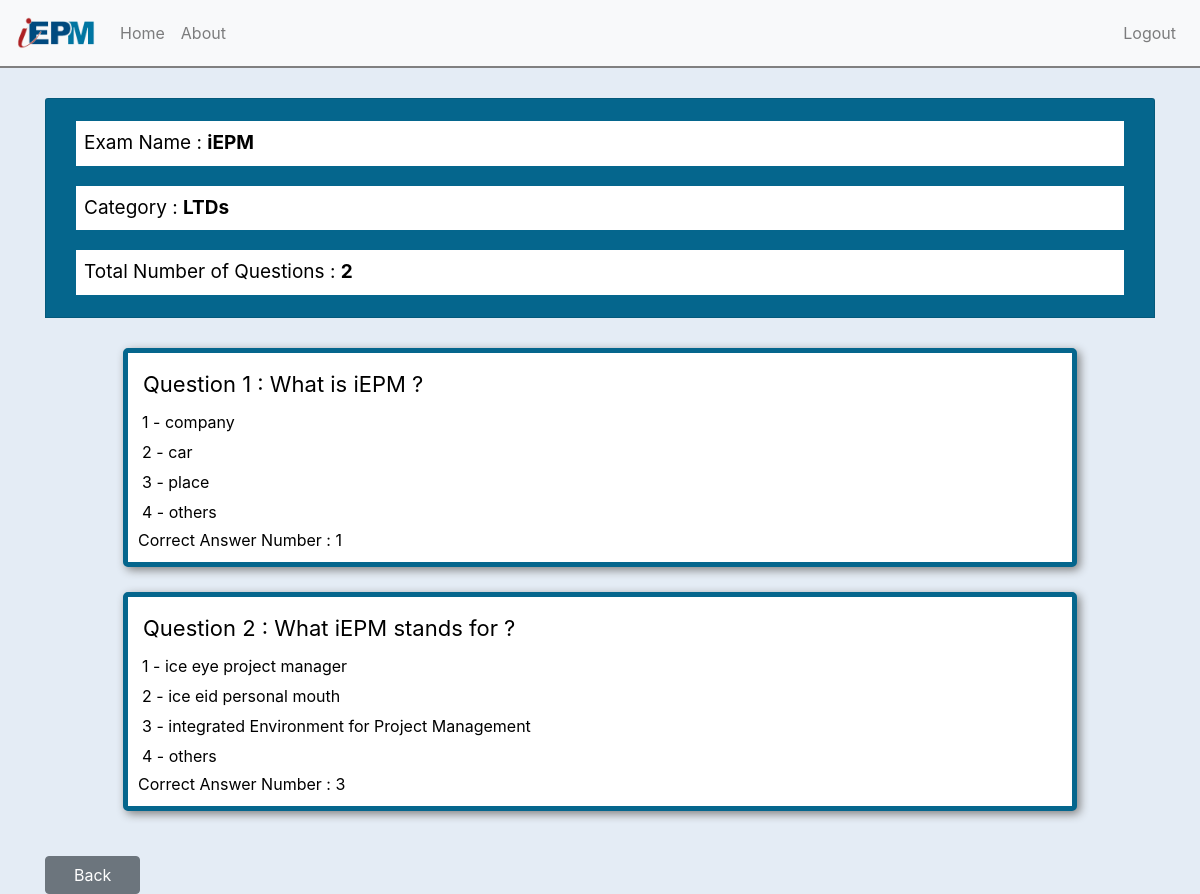
The app's page /manage_exam/157/show_exam/ with its own data.
### main_app/models.py (models this page shows, shortened)
class Exam(models.Model):
    examiner = models.ForeignKey(MyUser, on_delete=models.CASCADE, related_name='exams')
    exam_name = models.CharField(max_length=255)
    slug = models.SlugField(null=True, blank=True)
    category = models.CharField(max_length=255)
    exam_creation_date = models.DateTimeField(default=timezone.datetime.now())
    is_published = models.BooleanField(default=False)
    students = models.ManyToManyField(MyUser, related_name='+')
    num_of_questions = models.IntegerField(default=0)

class Question(models.Model):
    exam = models.ForeignKey(Exam, on_delete=models.CASCADE)
    body = models.TextField(max_length=4096)
    op1 = models.CharField(max_length=255)
    op2 = models.CharField(max_length=255)
    op3 = models.CharField(max_length=255)
    op4 = models.CharField(max_length=255)
    correct_ans = models.IntegerField()

### main_app/views.py (the view)
# urls.py: path('manage_exam/<int:exam_id>/show_exam/', users_views.show_exam, name='show_exam'),
def show_exam(request, exam_id):
    exam = Exam.objects.get(id=exam_id)
    exam_name = exam.exam_name
    exam_category = exam.category
    questions = Question.objects.filter(exam=exam)
    questions_count = len(questions)
    data = {
        'exam_id': exam_id,
        'exam_name': exam_name,
        'exam_category': exam_category,
        'questions': questions,
        'questions_count': questions_count
    }
    return render(request, 'main_app/show_exam.html', data)

### main_app/templates/main_app/show_exam.html (shortened to what this page needs)
{% extends 'base.html' %}
{% load static %}
{% load crispy_forms_tags %}
{% block custom_css %}
    <link rel="stylesheet" href="{% static 'main_app/css/show_exam.css' %}">
{% endblock %}
{% block logout_in_navbar %}
    <li class="nav-item mr-auto">
        <a class="nav-link" href="{% url 'users:examiner_logout' %}">Logout</a>
    </li>
{% endblock %}
{% block content %}
    <div class="container ">
        <div class="row">
            <div class="col">
                <div class="card card-header" style="background-color:  #05668D;">
                        <div class="info">Exam Name : <span id="eCode">{{ exam_name }}</span></div>
                        <div class="info">Category : <span id="eName">{{ exam_category }}</span></div>
                        <div class="info">Total Number of Questions : <span id="questionsNum">{{ questions_count }}</span></div>
                    </div>
                      <div id="allQuestinos_area">
                          {% for question in questions %}
                          <div class="question">
                            <div class="question_body">
                                Question <span>{{ forloop.counter }}</span> : <span>{{ question.body }}</span>
                            </div>
                            <div class="option">
                                <span>1</span> - <span>{{ question.op1 }}</span>
                            </div>
                            <div class="option">
                                <span>2</span> - <span>{{ question.op2 }}</span>
                            </div>
                            <div class="option">
                                <span>3</span> - <span>{{ question.op3 }}</span>
                            </div>
                            <div class="option">
                                <span>4</span> - <span>{{ question.op4 }}</span>
                            </div>
                            <div class="correct_answer">
                                Correct Answer Number : <span>{{ question.correct_ans }}</span>
                            </div>
                          </div>
                          {% endfor %}
                       </div>
                    <span><a href="{% url 'main:all_exams' %}" id="backBtn" class="btn btn-secondary">&emsp;Back&emsp;</a></span>
            </div>
        </div>
    </div>
{% endblock %}

### main_app/static/main_app/css/show_exam.css (style rules this page uses)
.info { background-color: white; margin: 10px; padding: 8px; font-size: 19px; }
.info span { font-weight: bold; }
.card-header { margin: 30px auto; color: black; }
#allQuestinos_area { margin: 20px auto; padding: 0 25px 25px 25px; }
.question { margin: 0px auto; padding: 10px; border: 5px solid #05668D; width: 90%; border-radius: 5px; background-color: white; margin-top: 25px; color: black; box-shadow: 3px 3px 10px gray; }
.question_body { font-size: 22px; padding: 5px; }
.option { padding: 2px; margin: 2px; background: white; background-color: white; color: black; }

### records on screen
Exam: exam_name "iEPM", category "LTDs"
Question: body "What is iEPM ?", op1 "company", op2 "car", op3 "place", op4 "others", correct_ans "1"
Question: body "What iEPM stands for ?", op1 "ice eye project manager", op2 "ice eid personal mouth", op3 "integrated Environment for Project Management", op4 "others", correct_ans "3"

### other values on screen
{{ questions_count }} "2"
